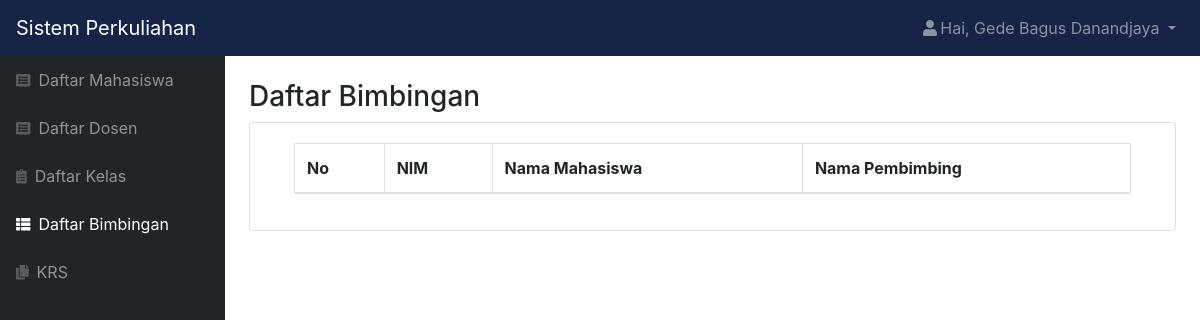
Page /bimbingan.php (signed in) on the earlier database version.
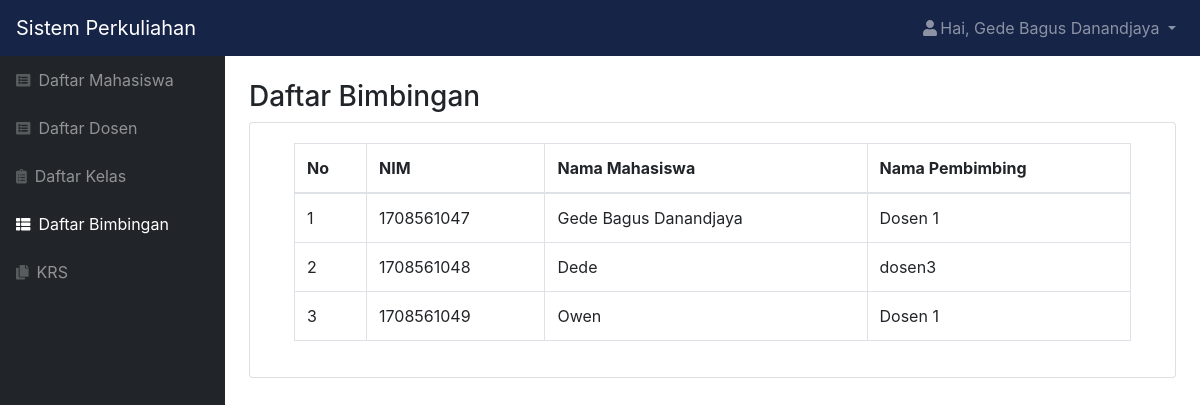
Same page on the later database version.
### tables this page shows
CREATE TABLE `bimbingan` (
  `id_bimbingan` int(11) NOT NULL,
  `id_dosen` int(11) NOT NULL,
  `id_mahasiswa` int(11) NOT NULL
);

CREATE TABLE `mahasiswa` (
  `id_mahasiswa` int(11) NOT NULL,
  `role` char(1) NOT NULL,
  `nim` char(10) NOT NULL,
  `nama` varchar(50) NOT NULL,
  `email` varchar(50) NOT NULL,
  `alamat` varchar(50) NOT NULL,
  `tanggal_lahir` date NOT NULL,
  `status` varchar(20) NOT NULL,
  `password` varchar(300) NOT NULL
);

CREATE TABLE `dosen` (
  `id_dosen` int(11) NOT NULL,
  `role` char(1) NOT NULL,
  `nip` varchar(25) NOT NULL,
  `nidn` char(10) NOT NULL,
  `nama` varchar(50) NOT NULL,
  `email` varchar(50) NOT NULL,
  `alamat` varchar(50) NOT NULL,
  `tanggal_lahir` date NOT NULL,
  `status` varchar(20) NOT NULL,
  `password` varchar(300) NOT NULL
);

### bimbingan.php (the view, shortened to what this page needs)
<?php
include "function.php";
$queryBimbingan = mysqli_query($koneksi, "SELECT bimbingan.id_bimbingan as id_bimbingan, mahasiswa.nim, dosen.nama as namados, mahasiswa.nama as namamah FROM bimbingan INNER JOIN dosen ON bimbingan.id_dosen=dosen.id_dosen INNER JOIN mahasiswa ON bimbingan.id_mahasiswa=mahasiswa.id_mahasiswa ORDER BY mahasiswa.nim asc");
$nama = $_SESSION['nama'];
$role = $_SESSION['role'];
?>
<!DOCTYPE html>
<html lang="en">
    <head>
        <link href="css/styles.css" rel="stylesheet" />
        <link href="https://cdn.datatables.net/1.10.20/css/dataTables.bootstrap4.min.css" rel="stylesheet" />
    </head>
    <body class="sb-nav-fixed">
        <nav class="sb-topnav navbar navbar-expand navbar-dark bg-dark">
            <a class="navbar-brand" href="index.html">Sistem Perkuliahan</a>
            <ul class="navbar-nav ml-auto">
                <li class="nav-item dropdown">
                    <a class="nav-link dropdown-toggle" id="userDropdown" href="#" role="button" data-toggle="dropdown" aria-haspopup="true" aria-expanded="false"><i class="fas fa-user fa-fw"></i>Hai, <?= $nama; ?> </a>
                </li>
            </ul>
        </nav>
        <div id="layoutSidenav">
            <div id="layoutSidenav_nav">
                <nav class="sb-sidenav accordion sb-sidenav-dark" id="sidenavAccordion">
                    <div class="sb-sidenav-menu">
                        <div class="nav">
                            <a class="nav-link" href="mahasiswa.php"
                                ><div class="sb-nav-link-icon"><i class="fas fa-list-alt"></i></div>
                                Daftar Mahasiswa</a
                            >
                            <a class="nav-link" href="dosen.php"
                                ><div class="sb-nav-link-icon"><i class="fas fa-list-alt"></i></div>
                                Daftar Dosen</a
                            >
                            <a class="nav-link" href="kelas.php"
                                ><div class="sb-nav-link-icon"><i class="fas fa-clipboard-list"></i></div>
                                Daftar Kelas</a
                            >
                            <a class="nav-link active" href="bimbingan.php"
                                ><div class="sb-nav-link-icon"><i class="fas fa-th-list"></i></div>
                                Daftar Bimbingan</a
                            >
                            <?php if($role == "1") { ?>
                            <a class="nav-link" href="krs.php"
                                ><div class="sb-nav-link-icon"><i class="fas fa-copy"></i></div>
                                KRS</a>
                            <?php } ?>
                        </div>
                    </div>
                </nav>
            </div>
            <div id="layoutSidenav_content">
                <main>
                    <div class="container-fluid">
                        <h3 class="mt-4">Daftar Bimbingan</h3>
                        <div class="card mb-4">
                            <div class="card-body">
                                <div class="table-responsive">
                                    <div class="container">
                                        <table class="table table-bordered" id="dataTable" width="100%" cellspacing="0">
                                            <thead>
                                                <tr>
                                                    <th >No</th>
                                                    <th >NIM</th>
                                                    <th >Nama Mahasiswa</th>
                                                    <th >Nama Pembimbing</th>
                                                </tr>
                                            </thead>
                                            <?php $i=1;
                                            foreach ($queryBimbingan as $data) : ?>
                                                <tr>
                                                    <td><?= $i++; ?></td>
                                                    <td><?= $data['nim']; ?></td>
                                                    <td><?= $data['namamah']; ?></td>
                                                    <td><?= $data['namados']; ?></td>
                                                </tr>
                                                    <?php endforeach; ?>
                                        </table>
                                    </div>
                                </div>
                            </div>
                        </div>
                    </div>
                </main>
            </div>
        </div>
    </body>
</html>

Differences in the rows shown:
added bimbingan: id_mahasiswa.nim "1708561047", id_mahasiswa.nama "Gede Bagus Danandjaya", id_dosen.nama "Dosen 1"
added bimbingan: id_mahasiswa.nim "1708561048", id_mahasiswa.nama "Dede", id_dosen.nama "dosen3"
added bimbingan: id_mahasiswa.nim "1708561049", id_mahasiswa.nama "Owen", id_dosen.nama "Dosen 1"
